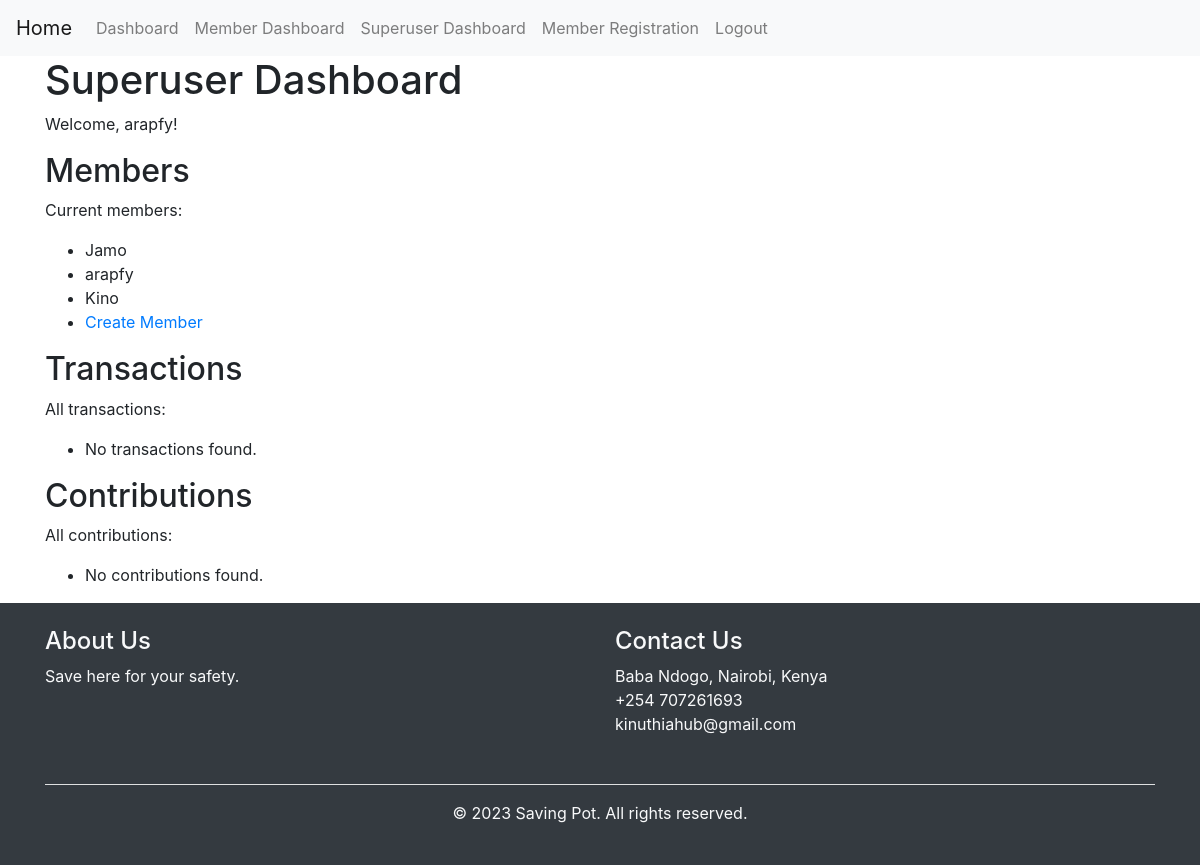
Page /superuser_dashboard/ (signed in) on the committed database.
### base/models.py (models this page shows)
class Member(models.Model):
    user = models.OneToOneField(User, on_delete=models.CASCADE)
    savings_group = models.ForeignKey(SavingsGroup, on_delete=models.CASCADE)
    mobile_number = models.CharField(max_length=20)
    id_number = models.CharField(max_length=20)
    email = models.EmailField()
    created_at = models.DateTimeField(auto_now_add=True)

### base/views.py (the view)
# urls.py: path('superuser_dashboard/', superuser_dashboard, name='superuser_dashboard'),
@user_passes_test(lambda u: u.is_superuser)
def superuser_dashboard(request):
    if request.method == 'POST':
        form = SavingsGroupForm(request.POST)
        if form.is_valid():
            form.save()
            messages.success(request, 'Savings group created successfully!')
            return redirect('base/superuser_dashboard.html')
    else:
        form = SavingsGroupForm()
    savings_group = request.user.member.savings_group
    members = savings_group.member_set.all()
    transactions = Transaction.objects.filter(member__savings_group=savings_group)
    total_contributions = transactions.aggregate(Sum('amount'))['amount__sum'] or 0
    context = {
        'members': members,
        'transactions': transactions,
        'total_contributions': total_contributions,
        'form': form,
    }
    return render(request, 'base/superuser_dashboard.html', context)

### base/templates/base/superuser_dashboard.html (shortened to what this page needs)
{% extends 'base.html' %}
{% block content %}
<h1>Superuser Dashboard</h1>
<p>Welcome, {{ user.username }}!</p>
  <h2>Members</h2>
  <p>Current members:</p>
  <ul>
    {% for member in members %}
      <li>
        {{ member.user.username }}
      </li>
    {% empty %}
      <li>No members found.</li>
    {% endfor %}
    <li><a href="{% url 'create_member' %}">Create Member</a></li>
  </ul>
  <h2>Transactions</h2>
  <p>All transactions:</p>
  <ul>
    {% for transaction in transactions %}
      <li>{{ transaction.description }} - {{ transaction.amount }}</li>
    {% empty %}
      <li>No transactions found.</li>
    {% endfor %}
  </ul>
  <h2>Contributions</h2>
  <p>All contributions:</p>
  <ul>
    {% for contribution in contributions %}
      <li>{{ contribution.member.user.username }} - {{ contribution.amount }}</li>
    {% empty %}
      <li>No contributions found.</li>
    {% endfor %}
  </ul>
{% endblock %}

### rows in the picture
Member: user.username "Jamo"
Member: user.username "arapfy"
Member: user.username "Kino"

### other values in the picture
{{ user.username }} "arapfy"
